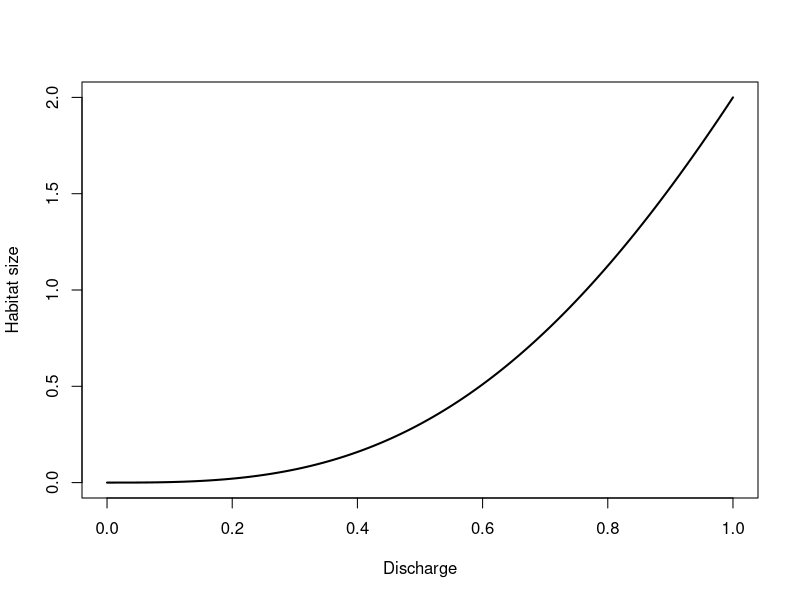
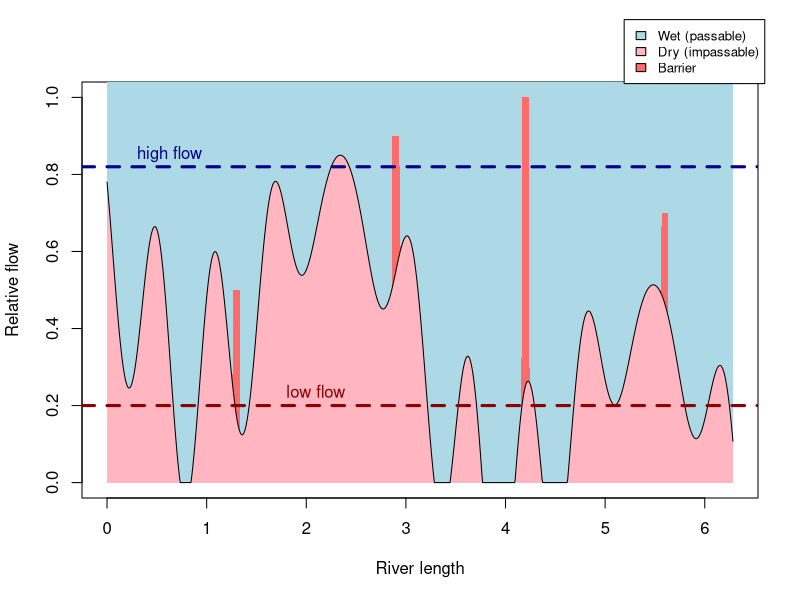

Source code (R) for these figures, in order:
setwd("~/Research/Seasonal fragmentation")


#### 1. Schematic of flow thresholds (wet/dry and passable/impassable)

# Define x (river location)
x <- seq(0, 2*pi, length = 1001)

# Define y (wet/dry threshold of relative flow)
y <- sin(12*x + pi/2) + 2*(sin(10*x)) + 3*sin(2*x) + x
y <- rev(y)
y <- pmax(0, y)
y <- 0.85 * y / max(y)

# Define z (passable/impassable threshold of relative flow)
barriers <- data.frame(location = c(1.3, 2.9, 4.2, 5.6),
                       flow.threshold = c(0.5, 0.9, 1.0, 0.7))
barrier.width = 0.07
# add 
z <- rep(0, length(x))
for(i in 1:nrow(barriers)) {
  z[abs(x - barriers$location[i]) <= barrier.width/2] <- barriers$flow.threshold[i]
}



png(filename = "flow-threshold-schematic.png",
    width = 6, height = 4, units = "in", res = 250)
plot(x, y, type = "n",
     ylim = c(0, 1),
     xlab = "River length",
     ylab = "Relative flow") # bquote("Flow threshold for movement ("*Q[mvmt]*")"))
# Shade area below the line 
polygon(c(x, rev(x)), 
        c(rep(0, length(x)), rev(y)), 
        col = "lightpink", border = NA) 
# Shade area above the line 
polygon(c(x, rev(x)), 
        c(y, rep(100, length(x))), 
        col = "lightblue", border = NA) 
# Shade barriers
polygon(c(x, rev(x)), 
        c(y, rev(pmax(y,z))),
        col = "indianred1", border = NA)
# Redraw the original line to be on top 
lines(x, y, col = "black", lwd = 1)
## Add barriers
# lines(x, pmax(y,z), col = "black", lwd = 1.5, lty = 3)
# # (Barriers separately, as vertical bars:)
# for(i in 1:nrow(barriers)) {
#   lines(rep(barriers$location[i], 2), 
#         c(0, barriers$flow.threshold[i]), 
#         col = "grey40", lwd = 4)
# }
# example of high flow
abline(h = 0.82, col = "darkblue", lty = 2, lwd = 3)
text(x = 0.3, y = 0.84, 
     adj = c(0, 0),
     labels = "high flow", col = "darkblue")
# example of low flow
abline(h = 0.2, col = "darkred", lty = 2, lwd = 3)
text(x = 1.8, y = 0.22, 
     adj = c(0, 0),
     labels = "low flow", col = "darkred")
# Legend
legend("topright", fill = c("lightblue", "lightpink", "indianred1"),
       legend = c("Wet (passable)", "Dry (impassable)",
                  "Barrier"),
       inset = c(-0.01, -0.15), xpd = TRUE,
       cex = 0.8)
dev.off()



#### 2. Habitat size vs. flow ####
# Habitat size is a measure of in-stream habitat size. For now, assume proportional to resources, but in reality, in-stream (autochthonous) prey availability may lag habitat availability and be supplemented by terrestrial fluxes.

rm(list = ls())
x <- seq(0, 1, length = 1001)
y <- 2*(sin(x*pi/2) - x*pi/2 * cos(x*pi/2))# sin(x*pi/2)
  # Derive a saturating function or fit to data.
  # e.g., x^(2/3) # 1 - exp(-5*x)

# png(filename = "flow-habitat-schematic.png",
#     width = 6, height = 4, units = "in", res = 250)
plot(x, y,
     type = "l", lwd = 2,
     xlab = "Discharge", 
     ylab = "Habitat size")
# dev.off()

# # With benches:
# rm(list = ls())
# x <- seq(0, 1, length = 1001)
# y <- x^(1/2) # x^(2/3) # 1 - exp(-5*x)
# y.w.benches <- y + 0.5 * sin(1.8*2*pi*x)/(1.8*2*pi)
# 
# png(filename = "flow-habitat-schematic.png",
#     width = 6, height = 4, units = "in", res = 250)
# plot(y, x,
#      type = "l",
#      ylab = "Absolute flow", 
#      xlab = "Habitat size")
# lines(y.w.benches, x, lty = 2)
# legend("topleft",
#        lty = 1:2, 
#        legend = c("Uniformly shaped river", "River with benches"))
# dev.off()
